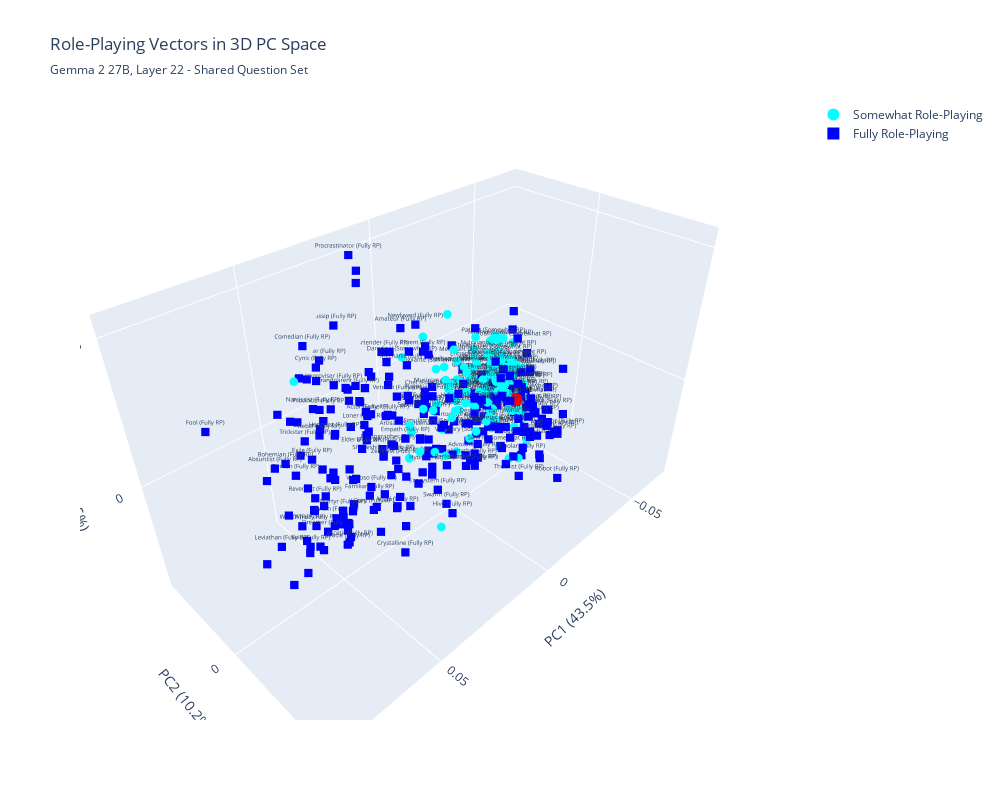

Notebook cell for this chart:
### Code cell
fig_3d = plot_3d_pca(
    pca_results,
    role_labels,
    "pos23",
    assistant_projection=asst_projected[0],
    subtitle=f"{model_name.replace('-', ' ')}, Layer {layer} - Shared Question Set"
)
fig_3d.show()
#fig_3d.write_html(f"{plot_dir}/pca_3d.html")

### Figure 1 — Plotly figure (JSON) as saved in the notebook; plotly's stock layout.template omitted (floating-point values rounded to 4 significant figures; data arrays with more than 128 entries replaced by an {"elided": "..."} marker saying what was removed)
{"data": [{"hovertemplate": "<b>%{hovertext}</b><br>PC1: %{x:.3f}<br>PC2: %{y:.3f}<br>PC3: %{z:.3f}<br><extra></extra>", "hovertext": {"elided": "173 str values"}, "marker": {"color": "cyan", "size": 3, "symbol": "circle"}, "mode": "markers+text", "name": "Somewhat Role-Playing", "text": {"elided": "173 str values"}, "textfont": {"size": 6}, "textposition": "top center", "type": "scatter3d", "x": {"elided": "173 float values"}, "y": {"elided": "173 float values"}, "z": {"elided": "173 float values"}}, {"hovertemplate": "<b>%{hovertext}</b><br>PC1: %{x:.3f}<br>PC2: %{y:.3f}<br>PC3: %{z:.3f}<br><extra></extra>", "hovertext": {"elided": "272 str values"}, "marker": {"color": "blue", "size": 3, "symbol": "square"}, "mode": "markers+text", "name": "Fully Role-Playing", "text": {"elided": "272 str values"}, "textfont": {"size": 6}, "textposition": "top center", "type": "scatter3d", "x": {"elided": "272 float values"}, "y": {"elided": "272 float values"}, "z": {"elided": "272 float values"}}, {"hovertemplate": "<b>Assistant</b><br>PC1: %{x:.3f}<br>PC2: %{y:.3f}<br>PC3: %{z:.3f}<br><extra></extra>", "marker": {"color": "red", "opacity": 1, "size": 5}, "mode": "markers+text", "showlegend": false, "text": ["Assistant"], "textfont": {"color": "black", "size": 8}, "textposition": "top center", "type": "scatter3d", "x": [-0.01683], "y": [0.01304], "z": [0.003285]}], "layout": {"height": 800, "legend": {"itemsizing": "constant", "itemwidth": 30}, "scene": {"xaxis": {"title": {"text": "PC1 (43.5%)"}}, "yaxis": {"title": {"text": "PC2 (10.2%)"}}, "zaxis": {"title": {"text": "PC3 (7.5%)"}}}, "title": {"subtitle": {"text": "Gemma 2 27B, Layer 22 - Shared Question Set"}, "text": "Role-Playing Vectors in 3D PC Space"}, "width": 1000}}
